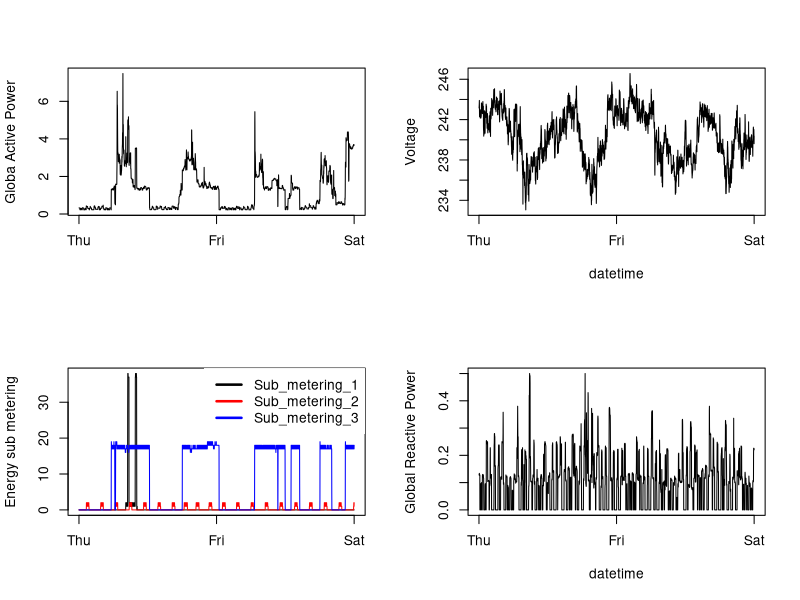

Here is the R script that generated this plot:



# change the working dir to your own
setwd('/Users/iLeo/coursera/DataScience/RProgramming/01/ExData_Plotting1')

# data has been already properly subsetted, we can just load them
data <- read.csv('data.csv', sep=';')

# open the device
png("plot4.png", width=480, height=480)
par(mfrow=c(2,2))
plot(data$Global_active_power, type="l", xaxt="n", ylab="Globa Active Power", xlab="")
axis(1, at=c(0, table(data$Date)[[2]], nrow(data)), labels=c('Thu', 'Fri', 'Sat'))

plot(data$Voltage, type="l", xaxt="n", ylab="Voltage", xlab="datetime")
axis(1, at=c(0, table(data$Date)[[2]], nrow(data)), labels=c('Thu', 'Fri', 'Sat'))

plot(data$Sub_metering_1, type="l", xaxt="n", xlab="", ylab="Energy sub metering")
lines(data$Sub_metering_2, type="l", col="red")
lines(data$Sub_metering_3, type="l", col="blue")
axis(1, at=c(0, table(data$Date)[[2]], nrow(data)), labels=c('Thu', 'Fri', 'Sat'))
legend(x="topright", # places a legend at the appropriate place 
       box.lwd=0,
       c("Sub_metering_1","Sub_metering_2", "Sub_metering_3"), # puts text in the legend 
       lty=c(1,1,1), # gives the legend appropriate symbols (lines)
       lwd=c(2.5,2.5,2.5),col=c("black", "red","blue")) # gives the legend lines the correct color and width

plot(data$Global_reactive_power, type="l", xaxt="n", xlab="datetime", ylab="Global Reactive Power")
axis(1, at=c(0, table(data$Date)[[2]], nrow(data)), labels=c('Thu', 'Fri', 'Sat'))

#close the device
dev.off()
